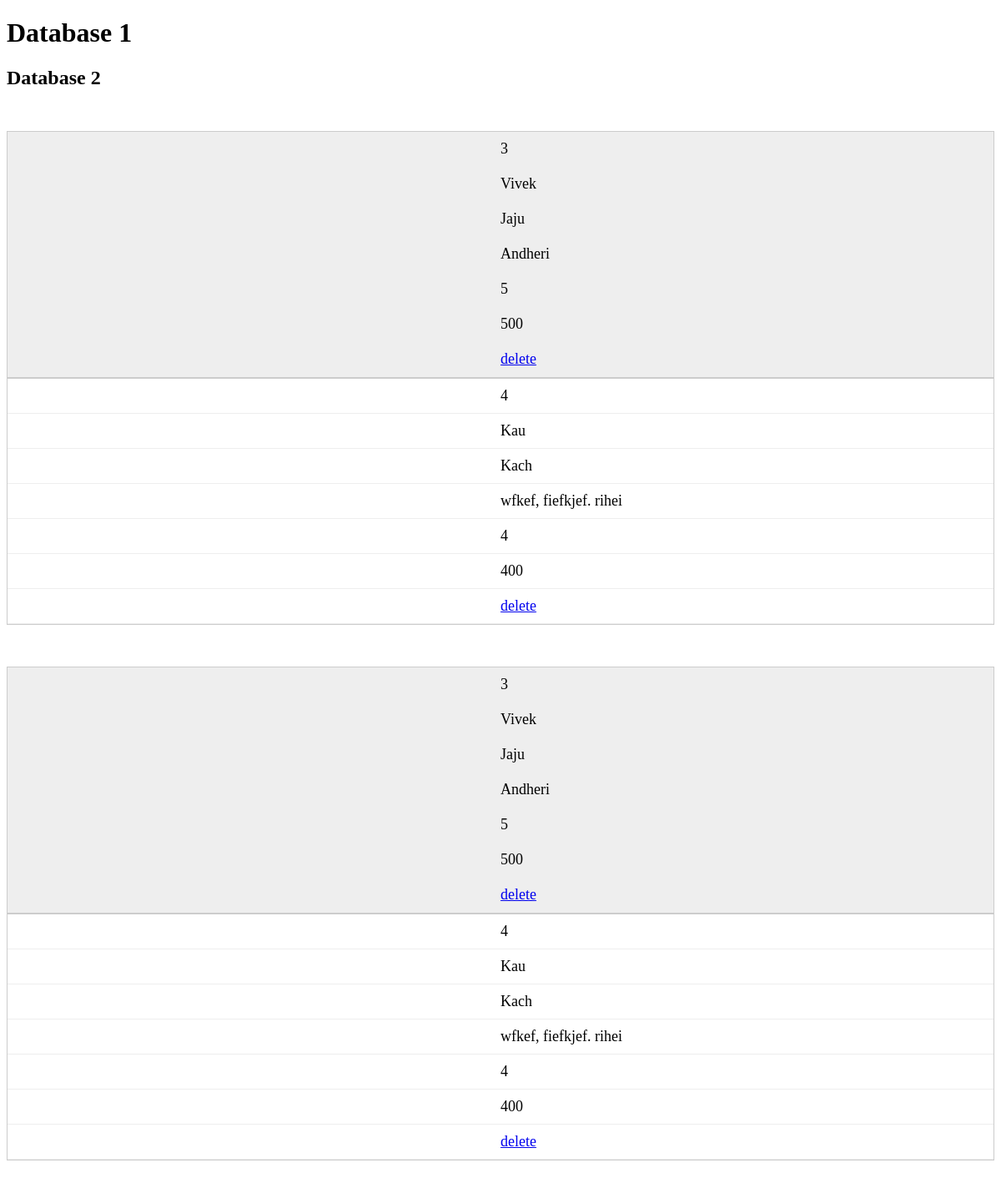
The page /order/ on the database its author committed.
### replication/models.py (models this page shows)
class Order(models.Model):
  fname = models.CharField(max_length=25)
  ldate = models.CharField(max_length=25)
  addr = models.CharField(max_length=250)
  num = models.IntegerField()
  bill = models.IntegerField()

class Order_copy(models.Model):
  fname = models.CharField(max_length=25)
  ldate = models.CharField(max_length=25)
  addr = models.CharField(max_length=250)
  num = models.IntegerField()
  bill = models.IntegerField()

### replication/views.py (the view)
# urls.py: path('', views.index, name='index'),
def index(request):
  order = Order.objects.all().values()
  order_copy = Order_copy.objects.all().values()
  template = loader.get_template('myfirst.html')
  context = {
    'Order': order,
    'Order_copy': order_copy,
  }
  return HttpResponse(template.render(context, request))

### replication/templates/myfirst.html (shortened to what this page needs)
{% load static %}
<!DOCTYPE html>
<html>
  <head>
    <link rel="stylesheet" href="{% static 'myfirst.css' %}" />
  </head>
  <body>
    <div>
      <h1 class="title">Database 1</h1>
    <table>
      <tbody>
        {% for x in Order %}
        <tr>
          <td>{{ x.id }}</td>
          <td>{{ x.fname }}</td>
          <td>{{ x.ldate }}</td>
          <td>{{ x.addr }}</td>
          <td>{{ x.num }}</td>
          <td>{{ x.bill }}</td>
          <td><a href="delete/{{ x.fname }}">delete</a></td>
        </tr>
        {% endfor %}
      </tbody>
    </div>
    <div>
      <h2 class="title">Database 2</h2>
    <table>
      <tbody>
        {% for y in Order_copy %}
        <tr>
          <td>{{ y.id }}</td>
          <td>{{ y.fname }}</td>
          <td>{{ y.ldate }}</td>
          <td>{{ y.addr }}</td>
          <td>{{ y.num }}</td>
          <td>{{ y.bill }}</td>
          <td><a href="delete/{{ y.fname }}">delete</a></td>
        </tr>
        {% endfor %}
      </tbody>
    </table>
    </div>
  </body>
</html>

### replication/static/myfirst.css (style rules this page uses)
table { width: 750px; border-collapse: collapse; margin:50px auto; }
tr:nth-of-type(odd) { background: #eee; }
td, th { padding: 10px; border: 1px solid #ccc; text-align: left; font-size: 18px; }
@media only screen and (max-width: 760px),
(min-device-width: 768px) and (max-device-width: 1024px) { table { width: 100%; } }
@media only screen and (max-width: 760px),
(min-device-width: 768px) and (max-device-width: 1024px) { table, thead, tbody, th, td, tr { display: block; } }
@media only screen and (max-width: 760px),
(min-device-width: 768px) and (max-device-width: 1024px) { tr { border: 1px solid #ccc; } }
@media only screen and (max-width: 760px),
(min-device-width: 768px) and (max-device-width: 1024px) { td { border: none; border-bottom: 1px solid #eee; position: relative; padding-left: 50%; } }
@media only screen and (max-width: 760px),
(min-device-width: 768px) and (max-device-width: 1024px) { td:before { position: absolute; top: 6px; left: 6px; width: 45%; padding-right: 10px; white-space: nowrap; content: attr(data-column); color: #000; font-weight: bold; } }

### rows shown on the page
Order: id "3", fname "Vivek", ldate "Jaju", addr "Andheri", num "5", bill "500"
Order: id "4", fname "Kau", ldate "Kach", addr "wfkef, fiefkjef. rihei", num "4", bill "400"
Order_copy: id "3", fname "Vivek", ldate "Jaju", addr "Andheri", num "5", bill "500"
Order_copy: id "4", fname "Kau", ldate "Kach", addr "wfkef, fiefkjef. rihei", num "4", bill "400"
